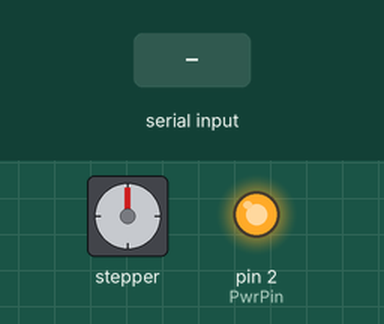
Simulated run of this sketch. Board: Arduino Uno, built with avr-gcc and run on an emulated ATmega328P. Shown: stepper motor, output pins drawn as LEDs (lit = HIGH). Wiring (inferred from the names in the program): stepper motor driver (200 steps per turn assumed): step pin 4; direction pin 5. The test bench sets the inputs (shaded band). Pins used as bus, display or sensor lines are not drawn; what the sketch prints to the serial monitor is not drawn.

Above: at 1.2 s.
1.3 s: "b" received over Serial
At 2.0 s:
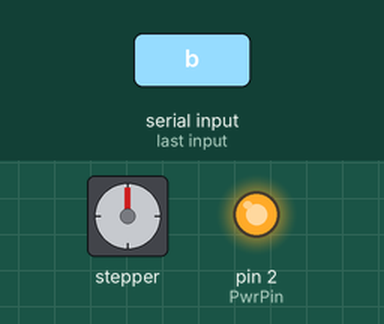
7.3 s: "b" received over Serial
Timing chart, 0 to 18.4 s (numbered marks = the images above; inputs shaded):
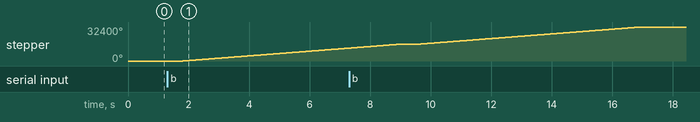

Measured:
- after the input at 1.3 s, stepper: keeps turning clockwise at about 2231°/s, starting after 0.50 s

The sketch:

arduino_trigger_plsdontdelete.ino
```cpp
/*Example sketch to control a stepper motor with A4988 stepper motor driver and Arduino without a library. More info: https://www.makerguides.com */
// Define stepper motor connections and steps per revolution:
#define TriggerPin 7
#define dirPin 5
#define stepPin 4
#define PosPin 3
#define PwrPin 2
#define Mspeed 400
#define MoveB 9000

void setup() {

  // Declare pins as output:
  Serial.begin(9600);
  Serial.setTimeout(500);
  pinMode(TriggerPin, OUTPUT);
  pinMode(stepPin, OUTPUT);
  pinMode(dirPin, OUTPUT);
  pinMode(PwrPin, OUTPUT);
  pinMode(PosPin, INPUT);
  digitalWrite(PwrPin, HIGH);
}

void loop() {
  while (Serial.available() == 0) {}
  String teststr = Serial.readString();  //read until timeout
  teststr.trim();                        // remove any \r \n whitespace at the end of the String

  if (teststr == "t") {
    digitalWrite(TriggerPin, HIGH);
    delay(10);
    Serial.write("td");


  }
  else if (teststr == "o") {
    digitalWrite(TriggerPin, LOW);
    delay(10);
    Serial.write("od");
  }
  else if (teststr == "m") {
    digitalWrite(dirPin, LOW);
    while (digitalRead(PosPin) == HIGH) {
      for (int i = 0; i < 50; i++) {
      digitalWrite(stepPin, HIGH);
      delayMicroseconds(Mspeed);
      digitalWrite(stepPin, LOW);
      delayMicroseconds(Mspeed);
  }}
  delay(10);
  Serial.write("md");
  }
  else if (teststr == "b") {
    digitalWrite(dirPin, HIGH);
    for (int i = 0; i < MoveB; i++) {
      digitalWrite(stepPin, HIGH);
      delayMicroseconds(Mspeed);
      digitalWrite(stepPin, LOW);
      delayMicroseconds(Mspeed);
  }
  delay(10);
  Serial.write("bd");
  }

 delay(100);
  }
```
